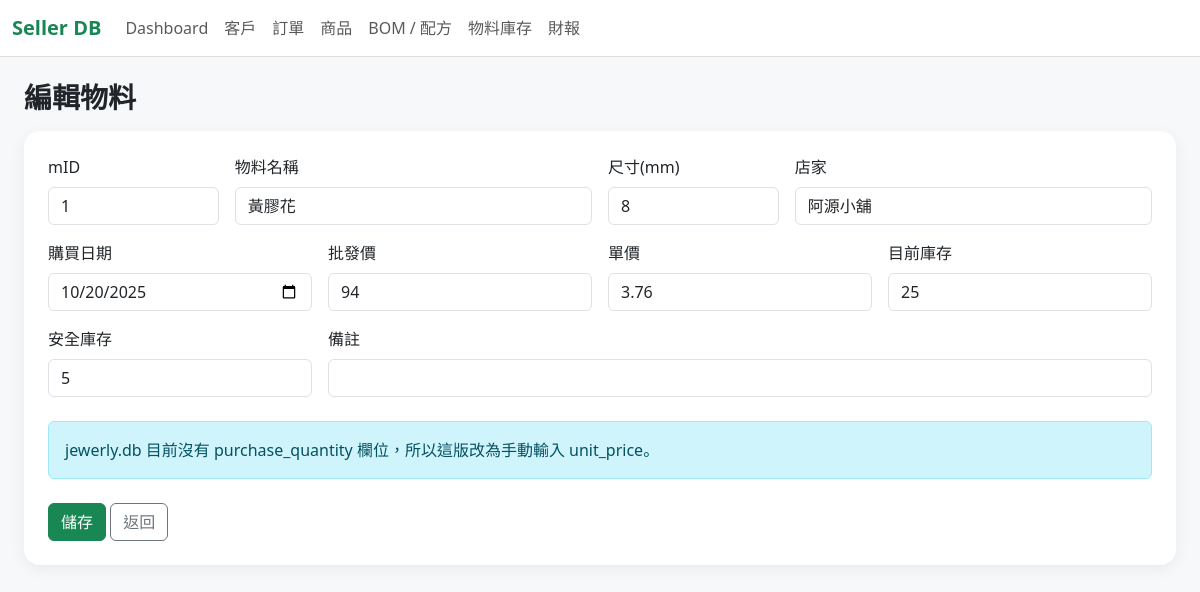
Page /materials/1/edit on the committed database.
### tables this page shows
CREATE TABLE MATERIAL_INVENTORY (mID TEXT PRIMARY KEY UNIQUE, m_name TEXT, m_size TEXT, wholesale_price TEXT, store TEXT, purchase_date TEXT, unit_price TEXT, stock TEXT, safe_stock TEXT, note TEXT);

### app.py (the view, shortened to what this page needs)
@app.route("/materials/<mID>/edit", methods=["GET", "POST"])
def material_edit(mID):
    db = get_db()
    material = db.execute("SELECT * FROM MATERIAL_INVENTORY WHERE mID = ?", (mID,)).fetchone()
    if material is None:
        flash("找不到物料", "danger")
        return redirect(url_for("materials"))
    return render_template("material_form.html", material=material)

### app.py (called while the page is built)
def get_db():
    if "db" not in g:
        g.db = sqlite3.connect(DB_PATH)
        g.db.row_factory = sqlite3.Row
        g.db.execute("PRAGMA foreign_keys = ON")
    return g.db

@app.before_request
def setup_database():
    init_db()

### templates/material_form.html
{% extends "base.html" %}
{% block content %}
<h3 class="fw-bold mb-3">{{ "編輯物料" if material else "新增物料" }}</h3>
<div class="card p-4">
    <form method="post">
        <div class="row g-3">
            <div class="col-md-2">
                <label class="form-label">mID</label>
                <input class="form-control" name="mID" value="{{ material.mID if material else '' }}" required {% if material %}readonly{% endif %}>
            </div>
            <div class="col-md-4">
                <label class="form-label">物料名稱</label>
                <input class="form-control" name="m_name" value="{{ material.m_name if material else '' }}" required>
            </div>
            <div class="col-md-2">
                <label class="form-label">尺寸(mm)</label>
                <input class="form-control" name="m_size" value="{{ material.m_size if material else '' }}">
            </div>
            <div class="col-md-4">
                <label class="form-label">店家</label>
                <input class="form-control" name="store" value="{{ material.store if material else '' }}">
            </div>
            <div class="col-md-3">
                <label class="form-label">購買日期</label>
                <input class="form-control" type="date" name="purchase_date" value="{{ material.purchase_date if material else '' }}">
            </div>
            <div class="col-md-3">
                <label class="form-label">批發價</label>
                <input class="form-control" type="number" name="wholesale_price" value="{{ material.wholesale_price if material else 0 }}">
            </div>
            <div class="col-md-3">
                <label class="form-label">單價</label>
                <input class="form-control" type="number" step="0.01" name="unit_price" value="{{ material.unit_price if material else 0 }}">
            </div>
            <div class="col-md-3">
                <label class="form-label">目前庫存</label>
                <input class="form-control" type="number" name="stock" value="{{ material.stock if material else 0 }}">
            </div>
            <div class="col-md-3">
                <label class="form-label">安全庫存</label>
                <input class="form-control" type="number" name="safe_stock" value="{{ material.safe_stock if material else 0 }}">
            </div>
            <div class="col-md-9">
                <label class="form-label">備註</label>
                <input class="form-control" name="note" value="{{ material.note if material else '' }}">
            </div>
        </div>
        <div class="alert alert-info mt-4">
            jewerly.db 目前沒有 purchase_quantity 欄位，所以這版改為手動輸入 unit_price。
        </div>
        <div class="mt-4">
            <button class="btn btn-success">儲存</button>
            <a class="btn btn-outline-secondary" href="{{ url_for('materials') }}">返回</a>
        </div>
    </form>
</div>
{% endblock %}

### static/style.css (style rules this page uses)
body { background: #f7f8fa; }
.card { border: 0; border-radius: 16px; box-shadow: 0 4px 16px rgba(0,0,0,.06); }

### rows in the picture
MATERIAL_INVENTORY: mID "1", m_name "黃膠花", m_size "8", store "阿源小舖", purchase_date "10/20/2025", wholesale_price "94", unit_price "3.76", stock "25", safe_stock "5"

### other values in the picture
{{ "編輯物料" if material else "新增物料" }} "編輯物料"
